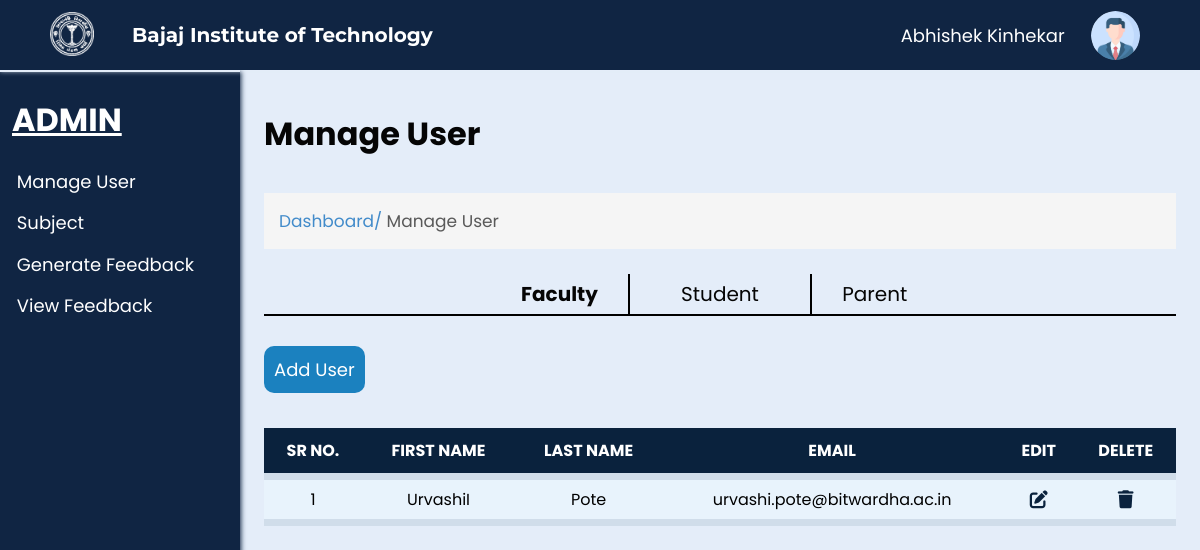
Screenshot of /ManageUser.php (signed in) with the database file from the repository.
### tables this page shows
CREATE TABLE `users` (
  `userid` varchar(20) NOT NULL,
  `fname` text NOT NULL,
  `lname` text NOT NULL,
  `email` varchar(50) NOT NULL,
  `dept` text NOT NULL,
  `password` varchar(20) NOT NULL,
  `category` text NOT NULL,
  `semester` char(5) DEFAULT NULL,
  `year` char(5) DEFAULT NULL,
  `section` char(1) DEFAULT NULL,
  `contact` int(11) NOT NULL
);

### ManageUser.php (the view, shortened to what this page needs)
<?php
include('connect.php');
$fname = $_SESSION['fname'];
$lname = $_SESSION['lname'];
?>
<html lang="en">
<head>
  <link rel="stylesheet" href="css/ManageUser.css?v=<?php echo time(); ?>">
  <link rel="stylesheet" href="css/common.css?v=<?php echo time(); ?>">
  <link rel="stylesheet" href="css/form.css?v=<?php echo time(); ?>">
  <link rel="stylesheet" href="css/pop.css?v=<?php echo time(); ?>">
  <link rel="stylesheet" href="css/popdelete.css?v=<?php echo time(); ?>">
</head>
<body onload="load()">
  <div class="nav">
    <div class="img">
      <img id="img" src="images/bitlogo_transparent.png" alt="BIT Logo">
    </div>
    <h2 id="heading">Bajaj Institute of Technology</h2>
    <div class="links" id="links">
      <p class="input"><?php echo $fname, " ", $lname; ?></p>
      <div class="account_div" onclick="profileAccount();">
        <img class="account_img" src="images/user.png" alt="User" width="7%" style="border-radius: 50%;">
      </div>
    </div>
  </div>
  <div class="spaces"></div>
  <div class="full">
    <div class="left">
      <h1>ADMIN</h1>
      <ul>
        <li><a href="ManageUser.php">Manage User</a></li>
        <li><a href="Subject.php">Subject</a></li>
        <li><a href="GFeedback.php">Generate Feedback</a></li>
        <li><a href="VFeedback.php">View Feedback</a></li>
      </ul>
    </div>
    <div class="right">
      <h1>Manage User</h1>
      <br>
      <p class="s1">Dashboard/ <span>Manage User</span></p>
      <br>
      <div class="select">
        <div class="select_user">
          <p class="display_faculty active" id="faculty" onclick="display_faculty()">Faculty</p>
          <p class="display_student" id="student" onclick="display_student()">Student</p>
          <p class="display_parent" id="parent" onclick="display_parent()">Parent</p>
        </div>
        <div class="buttons">
          <input type="submit" class="add_user" onclick="display()" value="Add User">
        </div>
      </div>
      <div class="User">
        <table class="tablecontent">
          <thead>
            <tr>
              <th>SR NO.</th>
              <th>FIRST NAME</th>
              <th>LAST NAME</th>
              <th>EMAIL</th>
              <th>EDIT</th>
              <th>DELETE</th>
            </tr>
          </thead>
          <tbody id="tbody">
            <?php
            $query1 = "select * from users WHERE category='Teacher'";
            $result = mysqli_query($conn, $query1);
            $i = 1;
            foreach ($result as $cols) {
              echo "<tr>";
              echo "<td>" .$i. "</td>";
              echo "<td>" . $cols['fname'] . "</td>";
              echo "<td>" . $cols['lname'] . "</td>";
              echo "<td>" . $cols['email'] . "</td>";
              echo "<td><a href='edit.php?fname=$cols[fname]' name='edit'><i class='fa-solid fa-pen-to-square edit'></i></a></td>";
              echo "<td><a href='delete.php?fname=$cols[email]' name='delete'><i class='fa-solid fa-trash delete'></i></a></td>";
              echo "</tr>";
              $i++;
            }
            ?>
          </tbody>
        </table>
      </div>
    </div>
</body>
</html>

### css/ManageUser.css (style rules this page uses)
span { color: rgb(89, 89, 89); }
h2 { color: white; }
.tablecontent { border-collapse: collapse; margin: 25px 0; font-size: 0.9 em; width: 100%; }
.tablecontent thead tr { background-color: #0a223d; color: white; }
.tablecontent th { text-align: center; }
.tablecontent th, .tablecontent td { text-align: center; border-bottom: 7px solid rgb(208, 221, 234); padding: 10px; }
.tablecontent td { padding: 7px !important; }
.tablecontent tbody tr { background-color: #e8f3fc; }
.select { width: 100%; }
.select_user { display: flex; align-items: center; justify-content: center; width: 100%; transition: 0.4s; }
.display_faculty { border-right: 1px solid #000; border-bottom: 2px solid black; padding: 5px 30px 5px 30px; text-align: right; font-size: 20px; width: 40%; cursor: pointer; }
.display_parent { border-left: 1px solid #000; border-bottom: 2px solid black; padding: 5px 30px 5px 30px; text-align: left; font-size: 20px; width: 40%; cursor: pointer; }
.display_student { padding: 5px 30px 5px 30px; width: 20%; font-size: 20px; border-left: 1px solid #000; border-right: 1px solid #000; cursor: pointer; text-align: center; border-bottom: 2px solid black; }
.add_user { font-size: 18px; background-color: #1B81BF; border: none; padding: 10px; color: white; margin: 30px 0 10px 0; border-radius: 10px; cursor: pointer; transition: 0.5s; ; }
.active { font-weight: bold; }
.edit, .delete { font-size: large; color: #0a223d; cursor: pointer; }

### css/common.css (style rules this page uses)
* { margin: 0; padding: 0; box-sizing: border-box; font-family: 'Poppins', sans-serif; }
body { background-color: #E4EDF9; }
.nav { background-color: #102543; position: fixed; width: 100%; z-index: 100; height: 70px; box-shadow: 0px 1px 5px #E4EDF9; transition: 0.5s; }
.nav .img { transition: 0.5s; margin-left: 2%; padding: 1%; text-align: center; height: 100%; float: left; width: 8%; }
#img { height: 95%; transition: 0.5s; }
.nav .img img { height: 100%; width: auto; }
.links img { width: auto; height: 70%; cursor: pointer; }
.nav h2 { transition: 0.5s; color: white; display: flex; height: 70px; font-size: 20px; float: left; width: 30%; align-items: center; padding: 1%; font-family: 'Montserrat', sans-serif; }
.nav .links { margin-right: 5%; transition: 0.5s; display: flex; height: 70px; float: left; width: 55%; align-items: center; justify-content: right; gap: 4%; font-family: 'Montserrat', sans-serif; }
.spaces { height: 70px; }
.full { width: 100%; max-width: 100%; min-height: 100%; margin: 0px; }
.left { height: 100vh; width: 20vw; background-color: #102543; color: white; border-top: 2px solid #E4EDF9; box-shadow: 1px 0px 5px #102543; position: fixed; }
.left h1 { margin: 10% 5%; text-decoration: underline; }
.right { width: 100%; padding: 5vh 2vw; padding-left: 22vw; color: rgb(5, 5, 5); }
.left ul { list-style-type: none; margin: 10% 7%; }
.left li { cursor: pointer; font-size: 18px; margin-top: 7%; transition: 0.5s; }
.left li a { text-decoration: none; color: white; }
.right>p { margin-top: 10px; font-size: 17px; padding: 15px; background-color: #F5F5F5; color: #428BCA; }
.right>p span { color: rgb(89, 89, 89); }
.account_div { text-align: center; }
.links .input { background-color: transparent; border: 0; color: white; font-size: 18px; }

### rows the page displays
users: fname "UrvashiI", lname "Pote", email "urvashi.pote@bitwardha.ac.in"

### other values shown
$fname "Abhishek"
$lname "Kinhekar"
